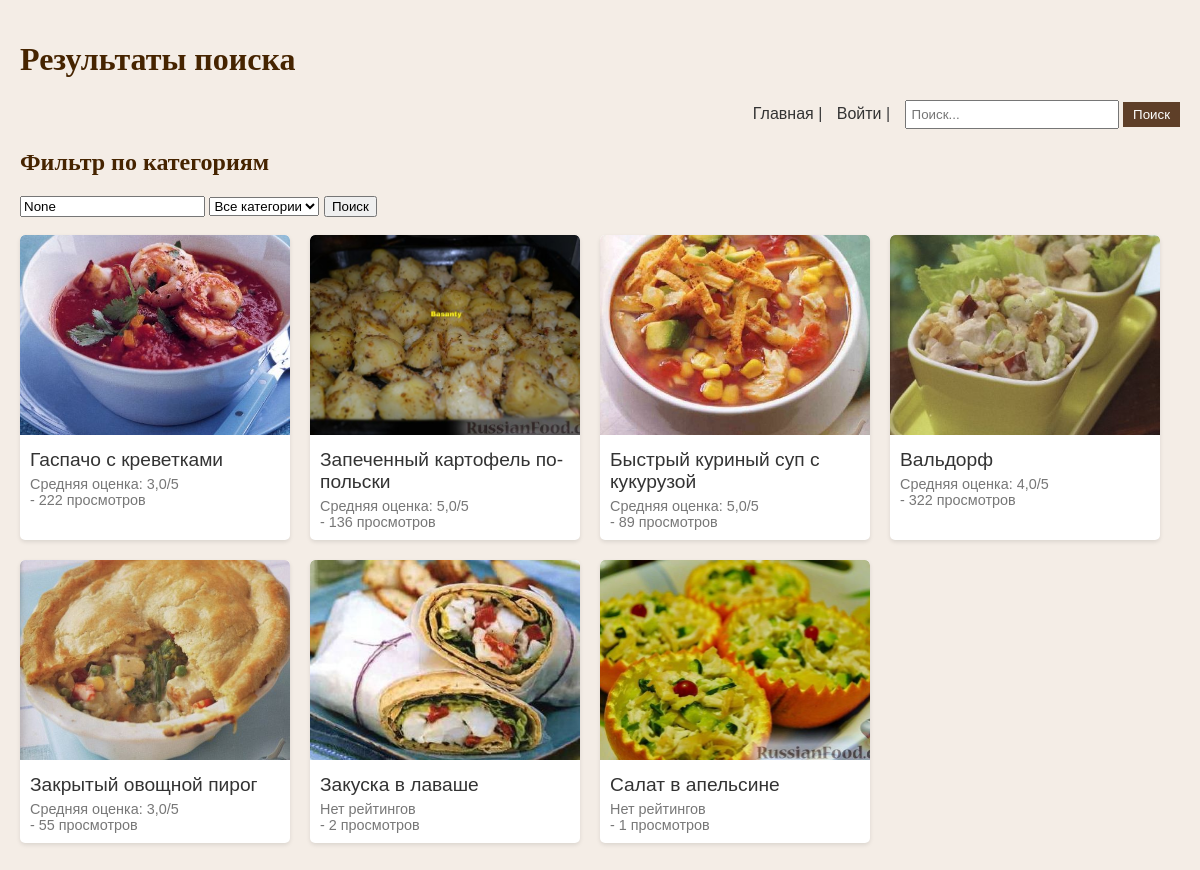
The app's page /search/, older data.
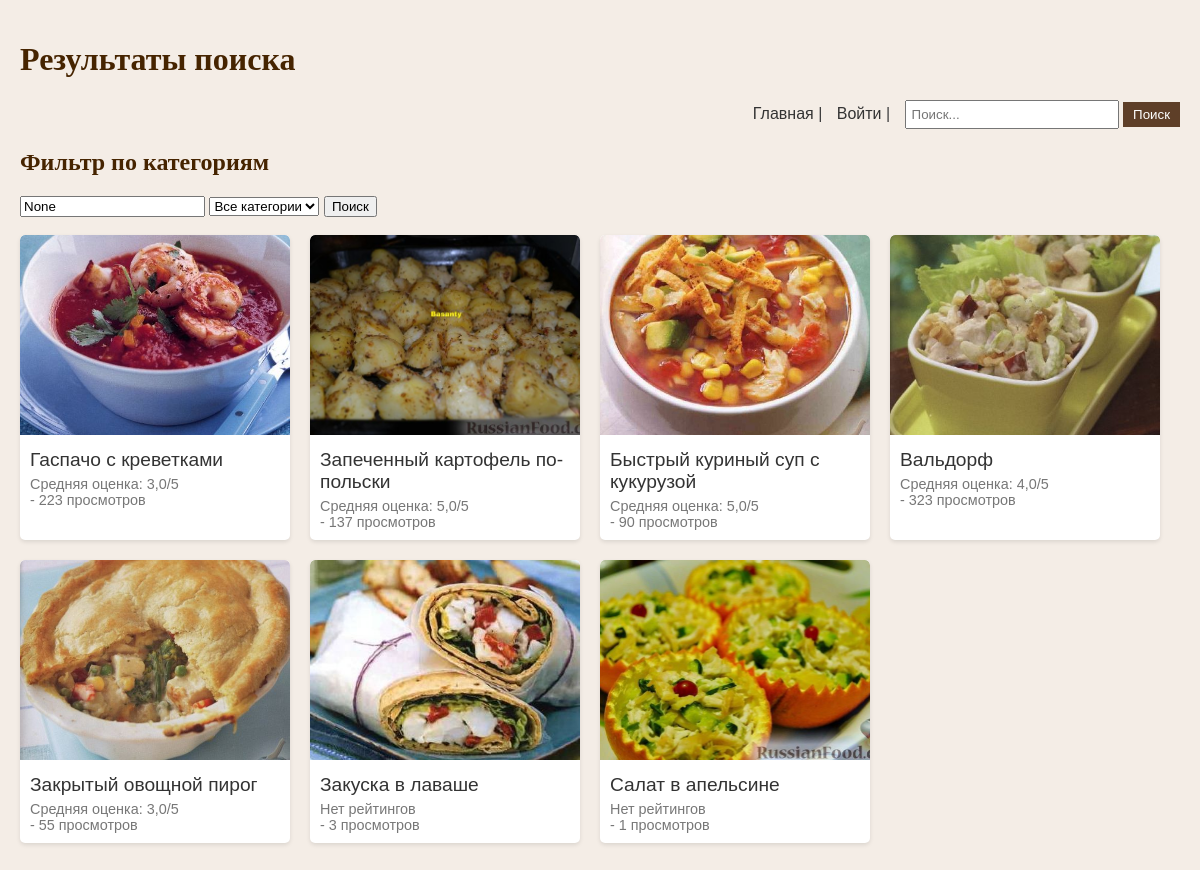
The same page, newer data.
### registration_app/models.py (models this page shows, shortened)
class Text(models.Model):
    CATEGORY_CHOICES = [
        ('Завтрак', 'Завтрак'),
        ('Обед', 'Обед'),
        ('Ужин', 'Ужин'),
    ]
    title = models.CharField(max_length=255)
    short_description = models.CharField(max_length=255, null=True, blank=True)
    full_description = models.TextField()
    user = models.ForeignKey(CustomUser, on_delete=models.CASCADE)
    photo = models.ImageField(upload_to='photos/', null=True, blank=True)
    category = models.CharField(max_length=50, choices=CATEGORY_CHOICES)
    created_at = models.DateTimeField(default=timezone.now)
    views = models.PositiveIntegerField(default=0)

### registration_app/views.py (the view)
# urls.py: path('search/', views.search_results, name='search_results'),
def search_results(request):
    user, error_response = get_user_from_token(request)
    search_query = request.GET.get('search_query')
    category_filter = request.GET.get('category_filter')
    texts = Text.objects.all().annotate(average_rating=Avg('reviews__rating'))
    if search_query:
        texts = texts.filter(
            Q(title__icontains=search_query) |
            Q(short_description__icontains=search_query) |
            Q(full_description__icontains=search_query)
        )
    if category_filter:
        texts = texts.filter(category=category_filter)
    paginator = Paginator(texts, 10)
    page = request.GET.get('page')
    try:
        texts = paginator.page(page)
    except PageNotAnInteger:
        texts = paginator.page(1)
    except EmptyPage:
        texts = paginator.page(paginator.num_pages)
    categories = Text.CATEGORY_CHOICES
    return render(request, 'registration_app/search_results.html', {
        'username': user.username if user else None,
        'search_query': search_query,
        'texts': texts,
        'categories': categories,
        'selected_category': category_filter
    })

### registration_app/views.py (called while the page is built, shortened)
def get_user_from_token(request):
    token = request.COOKIES.get('token')
    if not token:
        return None, render(request, 'registration_app/token_invalid.html')

### registration_app/templates/registration_app/search_results.html (shortened to what this page needs)
<!DOCTYPE html>
<html>
<head>
</head>
<body>
    <h1>Результаты поиска</h1>
    {% if username %}
    <div class="menu">
        <a href="{% url 'success' %}">Главная</a> |
        <a href="{% url 'create_text' %}">Новый пост</a> |
        <a href="{% url 'profile' %}">Профиль</a> |
        <a href="{% url 'all_favorite_texts' %}">Избранное</a> |
        <a href="{% url 'chat_list' %}">Поддержка</a> |
        <form action="{% url 'search_results' %}" method="get" style="display:inline;">
            <input type="text" name="search_query" placeholder="Поиск..." />
            <button type="submit">Поиск</button>
        </form>
        {% if user.is_moderator %}
            <a href="{% url 'moderator_unpublished_texts' %}">Страница модератора</a><br>
        {% endif %}
    </div>
    {% else %}
    <div class="menu">
        <a href="{% url 'success' %}">Главная</a> |
        <a href="{% url 'login' %}">Войти</a> |
        <form action="{% url 'search_results' %}" method="get" style="display:inline;">
            <input type="text" name="search_query" placeholder="Поиск..." />
            <button type="submit">Поиск</button>
        </form>
    </div>
    {% endif %}
    <h2>Фильтр по категориям</h2>
    <form action="{% url 'search_results' %}" method="GET">
        <input type="text" name="search_query" value="{{ search_query }}">
        <select name="category_filter">
            <option value="">Все категории</option>
        </select>
        <button type="submit">Поиск</button>
    </form>
    <br>
    <div class="cards">
        {% if texts %}
            {% for text in texts %}
                <div class="card">
                    <a href="{% url 'text_detail' text.id %}">
                    {% if text.photo %}
                        <img src="{{ text.photo.url }}" alt="{{ text.title }}">
                    {% endif %}
                    <div class="card-content">
                        <div class="card-title"><a href="{% url 'text_detail' text.id %}">{{ text.title }}</a></div>
                        <div class="card-details">
                            {% if text.average_rating %}
                                Средняя оценка: {{ text.average_rating|floatformat:1 }}/5
                            {% else %}
                                Нет рейтингов
                            {% endif %}
                            <br>
                            - {{ text.views }} просмотров
                        </div>
                    </div>
                </div>
            {% endfor %}
        {% else %}
            <p>Нет текстов, соответствующих вашему запросу.</p>
        {% endif %}
    </div>
</body>
</html>

Row changes from the older to the newer data that the page shows:
changed Text "Гаспачо с креветками": views "222" → "223"
changed Text "Запеченный картофель по-польски": views "136" → "137"
changed Text "Быстрый куриный суп с кукурузой": views "89" → "90"
changed Text "Вальдорф": views "322" → "323"
changed Text "Закуска в лаваше": views "2" → "3"
